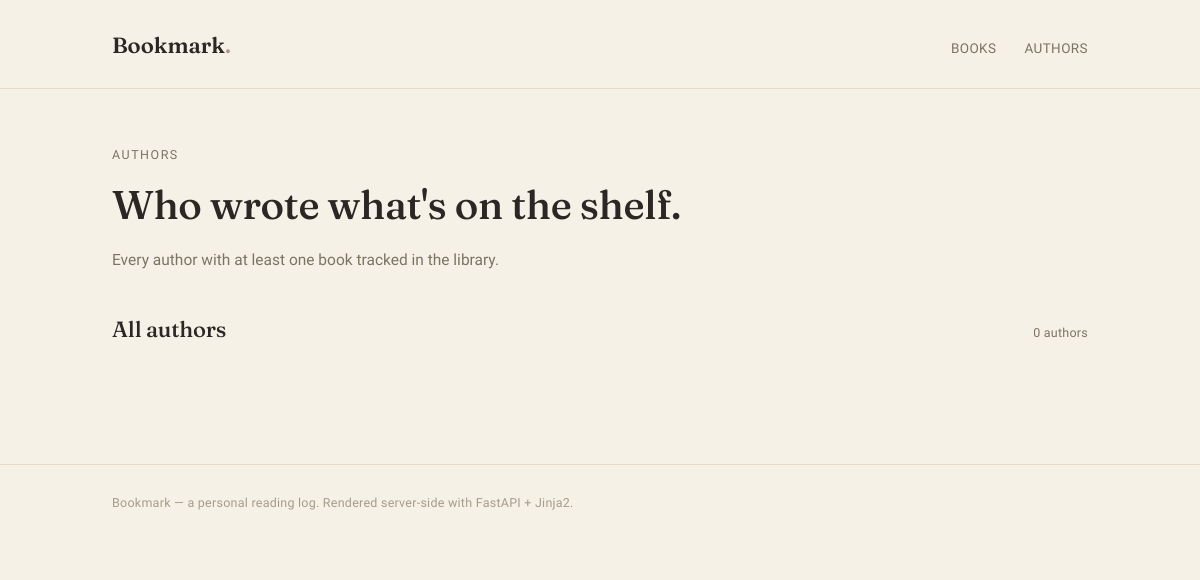
The app's page /authors, older data.
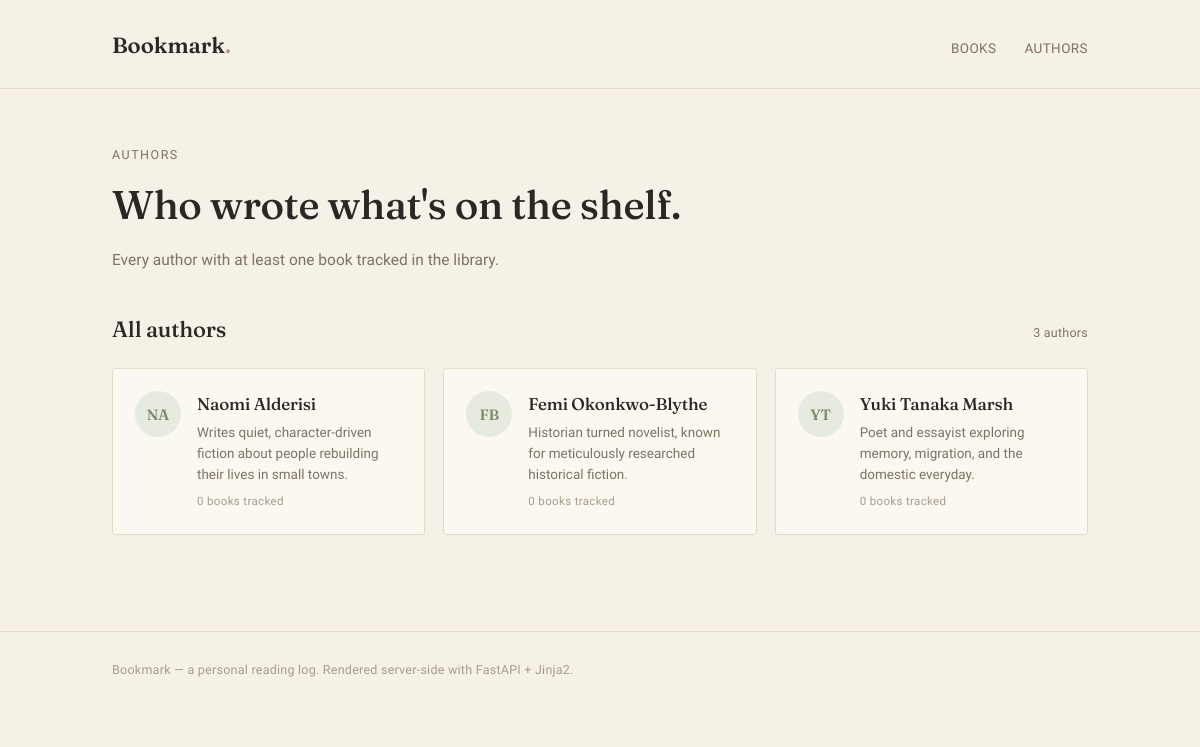
The same page, newer data.
### models.py (models this page shows)
class Author(Base):
    __tablename__ = "authors"
    id: Mapped[int] = mapped_column(primary_key=True, index=True)
    name: Mapped[str] = mapped_column(String(100), nullable=False)
    bio: Mapped[str | None] = mapped_column(String(500), nullable=True)
    initials: Mapped[str | None] = mapped_column(String(10), nullable=True)
    books: Mapped[list["Book"]] = relationship(back_populates="author", cascade="all, delete-orphan")

### main.py (the view)
@app.get("/authors", include_in_schema=False)
def authors_page(request: Request, db: Annotated[Session, Depends(get_db)]):
    result = db.execute(select(models.Author))
    authors = result.scalars().all()
    result = db.execute(select(models.Book))
    books = result.scalars().all()
    return templates.TemplateResponse(
        request,
        "authors.html",
        {"authors" : authors, "books" : books}
    )

### templates/authors.html
{% extends "index.html" %}
{% block content %}
  <div class="wrap">
    <section class="hero" style="margin-bottom: 40px;">
      <div class="eyebrow">Authors</div>
      <h1>Who wrote what's on the shelf.</h1>
      <p class="sub">Every author with at least one book tracked in the library.</p>
    </section>
    <section>
      <div class="section-head">
        <h2>All authors</h2>
        <span class="count-tag">{{ authors|length }} authors</span>
      </div>
      <div class="grid" style="grid-template-columns: repeat(auto-fill, minmax(280px, 1fr));">
        {% for author in authors %}
          {% set book_count = books | selectattr('author_id', 'equalto', author.id) | list | length %}
          <a class="author-card" href="/authors/{{ author.id }}">
            <span class="avatar">{{ author.initials }}</span>
            <div>
              <h3>{{ author.name }}</h3>
              <p>{{ author.bio }}</p>
              <span class="book-count">{{ book_count }} book{{ "" if book_count == 1 else "s" }} tracked</span>
            </div>
          </a>
        {% endfor %}
      </div>
    </section>
  </div>
{% endblock content %}

Row changes from the older to the newer data that the page shows:
added Author: initials "NA", name "Naomi Alderisi", bio "Writes quiet, character-driven fiction about people rebuilding their lives in small towns.", book_count "0", value "s"
added Author: initials "FB", name "Femi Okonkwo-Blythe", bio "Historian turned novelist, known for meticulously researched historical fiction.", book_count "0", value "s"
added Author: initials "YT", name "Yuki Tanaka Marsh", bio "Poet and essayist exploring memory, migration, and the domestic everyday.", book_count "0", value "s"
Text that changed along with them:
{{ authors|length }}: "0" → "3"
